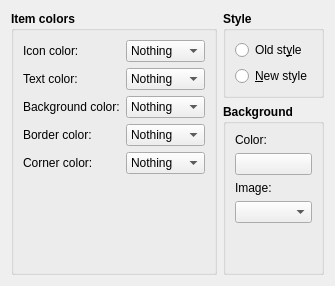
         <widget class="QWidget" name="tab_3">
          <attribute name="icon">
           <iconset theme="view-cards">
            <normaloff>.</normaloff>.</iconset>
          </attribute>
          <attribute name="title">
           <string>Index cards</string>
          </attribute>
          <layout class="QGridLayout" name="gridLayout_3">
           <item row="1" column="1">
            <widget class="QGroupBox" name="groupBox_7">
             <property name="font">
              <font>
               <bold>true</bold>
              </font>
             </property>
             <property name="title">
              <string>Background</string>
             </property>
             <layout class="QVBoxLayout" name="verticalLayout_8">
              <item>
               <widget class="QLabel" name="label_15">
                <property name="font">
                 <font>
                  <bold>false</bold>
                 </font>
                </property>
                <property name="text">
                 <string>Color:</string>
                </property>
               </widget>
              </item>
              <item>
               <widget class="QPushButton" name="btnCorkColor">
                <property name="maximumSize">
                 <size>
                  <width>16777215</width>
                  <height>32</height>
                 </size>
                </property>
                <property name="font">
                 <font>
                  <bold>false</bold>
                 </font>
                </property>
                <property name="text">
                 <string/>
                </property>
                <property name="iconSize">
                 <size>
                  <width>64</width>
                  <height>64</height>
                 </size>
                </property>
                <property name="shortcut">
                 <string notr="true">Ctrl+S</string>
                </property>
               </widget>
              </item>
              <item>
               <widget class="QLabel" name="label_16">
                <property name="font">
                 <font>
                  <bold>false</bold>
                 </font>
                </property>
                <property name="text">
                 <string>Image:</string>
                </property>
               </widget>
              </item>
              <item>
               <widget class="QComboBox" name="cmbCorkImage">
                <property name="font">
                 <font>
                  <bold>false</bold>
                 </font>
                </property>
               </widget>
              </item>
              <item>
               <spacer name="verticalSpacer_5">
                <property name="orientation">
                 <enum>Qt::Vertical</enum>
                </property>
                <property name="sizeHint" stdset="0">
                 <size>
                  <width>20</width>
                  <height>40</height>
                 </size>
                </property>
               </spacer>
              </item>
             </layout>
            </widget>
           </item>
           <item row="0" column="1">
            <widget class="QGroupBox" name="groupBox_11">
             <property name="font">
              <font>
               <bold>true</bold>
              </font>
             </property>
             <property name="title">
              <string>Style</string>
             </property>
             <layout class="QVBoxLayout" name="verticalLayout_19">
              <item>
               <widget class="QRadioButton" name="rdoCorkOldStyle">
                <property name="font">
                 <font>
                  <bold>false</bold>
                 </font>
                </property>
                <property name="text">
                 <string>Old st&amp;yle</string>
                </property>
               </widget>
              </item>
              <item>
               <widget class="QRadioButton" name="rdoCorkNewStyle">
                <property name="font">
                 <font>
                  <bold>false</bold>
                 </font>
                </property>
                <property name="text">
                 <string>&amp;New style</string>
                </property>
               </widget>
              </item>
             </layout>
            </widget>
           </item>
           <item row="0" column="0" rowspan="2">
            <widget class="QGroupBox" name="groupBox_5">
             <property name="font">
              <font>
               <bold>true</bold>
              </font>
             </property>
             <property name="title">
              <string>Item colors</string>
             </property>
             <layout class="QFormLayout" name="formLayout_2">
              <property name="fieldGrowthPolicy">
               <enum>QFormLayout::ExpandingFieldsGrow</enum>
              </property>
              <item row="0" column="0">
               <widget class="QLabel" name="label_9">
                <property name="font">
                 <font>
                  <bold>false</bold>
                 </font>
                </property>
                <property name="text">
                 <string>Icon color:</string>
                </property>
               </widget>
              </item>
              <item row="0" column="1">
               <widget class="QComboBox" name="cmbCorkIcon">
                <property name="font">
                 <font>
                  <bold>false</bold>
                 </font>
                </property>
                <item>
                 <property name="text">
                  <string>Nothing</string>
                 </property>
                </item>
                <item>
                 <property name="text">
                  <string>POV</string>
                 </property>
                </item>
                <item>
                 <property name="text">
                  <string>Label</string>
                 </property>
                </item>
                <item>
                 <property name="text">
                  <string>Progress</string>
                 </property>
                </item>
                <item>
                 <property name="text">
                  <string>Compile</string>
                 </property>
                </item>
               </widget>
              </item>
              <item row="1" column="0">
               <widget class="QLabel" name="label_10">
                <property name="font">
                 <font>
                  <bold>false</bold>
                 </font>
                </property>
                <property name="text">
                 <string>Text color:</string>
                </property>
               </widget>
              </item>
              <item row="1" column="1">
               <widget class="QComboBox" name="cmbCorkText">
                <property name="font">
                 <font>
                  <bold>false</bold>
                 </font>
                </property>
                <item>
                 <property name="text">
                  <string>Nothing</string>
                 </property>
                </item>
                <item>
                 <property name="text">
                  <string>POV</string>
                 </property>
                </item>
                <item>
                 <property name="text">
                  <string>Label</string>
                 </property>
                </item>
                <item>
                 <property name="text">
                  <string>Progress</string>
                 </property>
                </item>
                <item>
                 <property name="text">
                  <string>Compile</string>
                 </property>
                </item>
               </widget>
              </item>
              <item row="2" column="0">
               <widget class="QLabel" name="label_11">
                <property name="font">
                 <font>
                  <bold>false</bold>
                 </font>
                </property>
                <property name="text">
                 <string>Background color:</string>
                </property>
               </widget>
              </item>
              <item row="2" column="1">
               <widget class="QComboBox" name="cmbCorkBackground">
                <property name="font">
                 <font>
                  <bold>false</bold>
                 </font>
                </property>
                <item>
                 <property name="text">
                  <string>Nothing</string>
                 </property>
                </item>
                <item>
                 <property name="text">
                  <string>POV</string>
                 </property>
                </item>
                <item>
                 <property name="text">
                  <string>Label</string>
                 </property>
                </item>
                <item>
                 <property name="text">
                  <string>Progress</string>
                 </property>
                </item>
                <item>
                 <property name="text">
                  <string>Compile</string>
                 </property>
                </item>
               </widget>
              </item>
              <item row="3" column="0">
               <widget class="QLabel" name="label_12">
                <property name="font">
                 <font>
                  <bold>false</bold>
                 </font>
                </property>
                <property name="text">
                 <string>Border color:</string>
                </property>
               </widget>
              </item>
              <item row="3" column="1">
               <widget class="QComboBox" name="cmbCorkBorder">
                <property name="font">
                 <font>
                  <bold>false</bold>
                 </font>
                </property>
                <item>
                 <property name="text">
                  <string>Nothing</string>
                 </property>
                </item>
                <item>
                 <property name="text">
                  <string>POV</string>
                 </property>
                </item>
                <item>
                 <property name="text">
                  <string>Label</string>
                 </property>
                </item>
                <item>
                 <property name="text">
                  <string>Progress</string>
                 </property>
                </item>
                <item>
                 <property name="text">
                  <string>Compile</string>
                 </property>
                </item>
               </widget>
              </item>
              <item row="4" column="0">
               <widget class="QLabel" name="label_13">
                <property name="font">
                 <font>
                  <bold>false</bold>
                 </font>
                </property>
                <property name="text">
                 <string>Corner color:</string>
                </property>
               </widget>
              </item>
              <item row="4" column="1">
               <widget class="QComboBox" name="cmbCorkCorner">
                <property name="font">
                 <font>
                  <bold>false</bold>
                 </font>
                </property>
                <item>
                 <property name="text">
                  <string>Nothing</string>
                 </property>
                </item>
                <item>
                 <property name="text">
                  <string>POV</string>
                 </property>
                </item>
                <item>
                 <property name="text">
                  <string>Label</string>
                 </property>
                </item>
                <item>
                 <property name="text">
                  <string>Progress</string>
                 </property>
                </item>
                <item>
                 <property name="text">
                  <string>Compile</string>
                 </property>
                </item>
               </widget>
              </item>
             </layout>
            </widget>
           </item>
          </layout>
         </widget>
